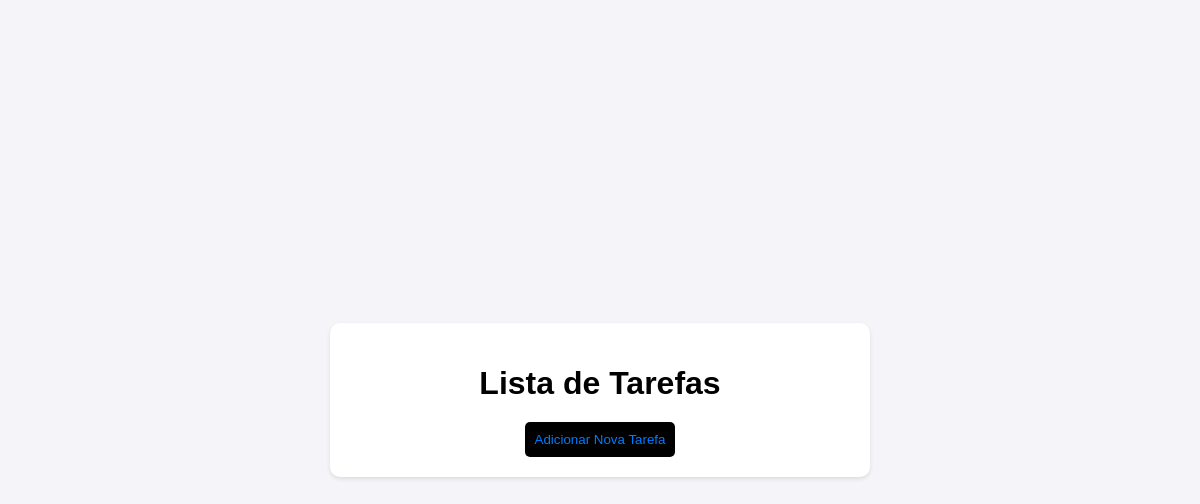
Before: / with the older database file.
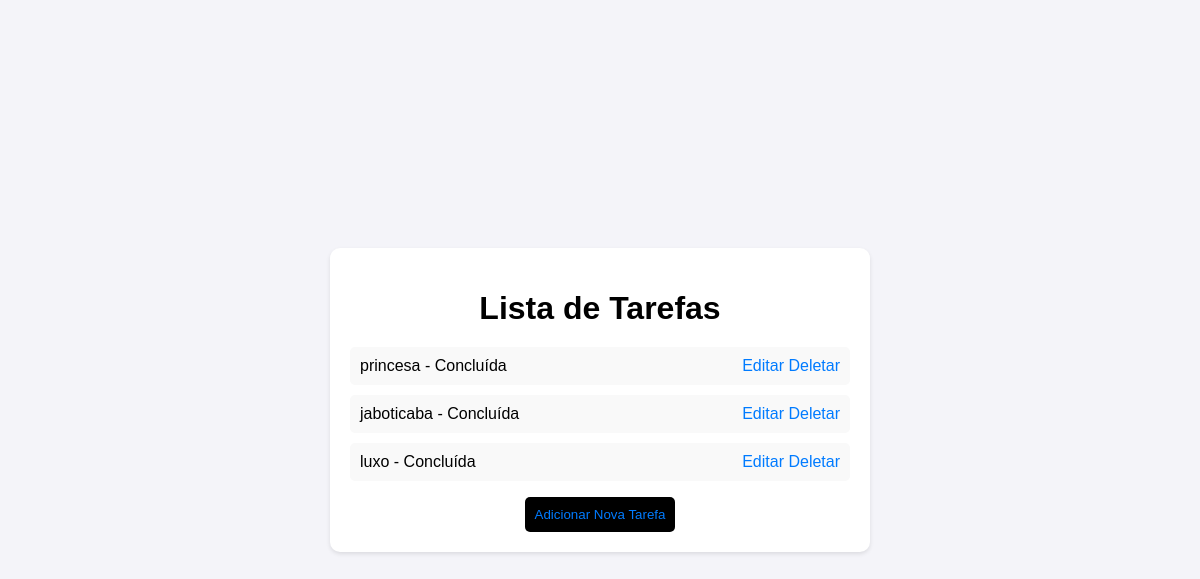
After: the same page with the newer database file.
### tasks/models.py (models this page shows, shortened)
class Task(models.Model):
    title = models.CharField(max_length=100)
    description = models.TextField()
    status = models.BooleanField(default=False)  # False indica que a tarefa está pendente

### tasks/views.py (the view)
# urls.py: path('', views.task_list, name='task_list'),
def task_list(request):
    tasks = Task.objects.all()
    return render(request, 'tasks/task_list.html', {'tasks': tasks})

### tasks/templates/tasks/task_list.html (shortened to what this page needs)
<!DOCTYPE html>
<html lang="en">
<head>
</head>
<body>
    <div class="container">
        <h1>Lista de Tarefas</h1>
               <ul>
            {% for task in tasks %}
                <li>
                    {{ task.title }} - {% if task.status %} Concluída {% else %} Pendente {% endif %}
                    <div>
                        <a href="{% url 'task_update' task.pk %}">Editar</a>
                        <a href="{% url 'task_delete' task.pk %}">Deletar</a>
                    </div>
                </li>
            {% endfor %}
        </ul>
    <button>
        <a href="{% url 'task_create' %}">Adicionar Nova Tarefa</a>
    </button>
    </div>
</body>
</html>

### tasks/templates/tasks/task_list.html (style rules this page uses)
body { font-family: Arial, sans-serif; background-color: #f4f4f9; display: flex; justify-content: center; align-items: center; height: 100vh; margin: 0; }
.container { background-color: #fff; padding: 20px; border-radius: 10px; box-shadow: 0 2px 4px rgba(0, 0, 0, 0.1); max-width: 500px; width: 100%; text-align: center; }
h1 { margin-bottom: 20px; }
ul { list-style-type: none; padding: 0; }
button { background-color: #000000; color: #000000; border: none; padding: 10px; border-radius: 5px; cursor: pointer; }
li { background-color: #f9f9f9; margin: 10px 0; padding: 10px; border-radius: 5px; display: flex; justify-content: space-between; align-items: center; }
a { color: #007bff; text-decoration: none; }

Changed rows visible on the page:
added Task: title "princesa", status "Concluída"
added Task: title "jaboticaba", status "Concluída"
added Task: title "luxo", status "Concluída"
